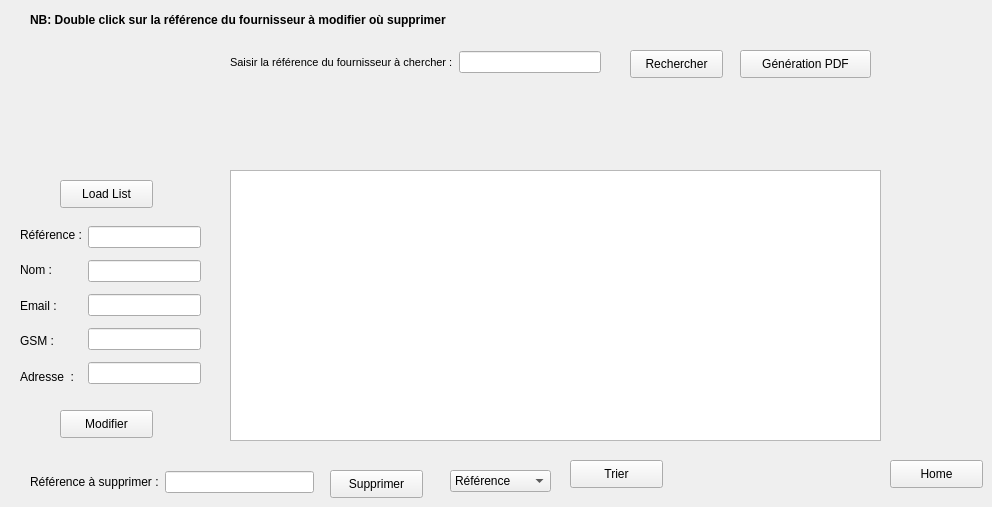
         <widget class="QWidget" name="Gestion">
          <attribute name="title">
           <string>Gestion des fournisseurs</string>
          </attribute>
          <widget class="QLabel" name="text_saisir_id_a_modifier_4">
           <property name="geometry">
            <rect>
             <x>30</x>
             <y>10</y>
             <width>551</width>
             <height>20</height>
            </rect>
           </property>
           <property name="font">
            <font>
             <pointsize>9</pointsize>
             <weight>75</weight>
             <bold>true</bold>
            </font>
           </property>
           <property name="text">
            <string>NB: Double click sur la référence du fournisseur à modifier où supprimer </string>
           </property>
          </widget>
          <widget class="QPushButton" name="modifierButton_4">
           <property name="geometry">
            <rect>
             <x>60</x>
             <y>410</y>
             <width>93</width>
             <height>28</height>
            </rect>
           </property>
           <property name="text">
            <string>Modifier</string>
           </property>
          </widget>
          <widget class="QWidget" name="layoutWidget_19">
           <property name="geometry">
            <rect>
             <x>20</x>
             <y>220</y>
             <width>181</width>
             <height>171</height>
            </rect>
           </property>
           <layout class="QHBoxLayout" name="saisie_8">
            <item>
             <layout class="QVBoxLayout" name="verticalLayout_33">
              <item>
               <widget class="QLabel" name="label_ref_7">
                <property name="text">
                 <string>Référence :</string>
                </property>
               </widget>
              </item>
              <item>
               <widget class="QLabel" name="label_nom_4">
                <property name="text">
                 <string>Nom :</string>
                </property>
               </widget>
              </item>
              <item>
               <widget class="QLabel" name="label_mail_4">
                <property name="text">
                 <string>Email :</string>
                </property>
               </widget>
              </item>
              <item>
               <widget class="QLabel" name="label_gsm_4">
                <property name="text">
                 <string>GSM :</string>
                </property>
               </widget>
              </item>
              <item>
               <widget class="QLabel" name="label_adresse_4">
                <property name="text">
                 <string>Adresse  :</string>
                </property>
               </widget>
              </item>
             </layout>
            </item>
            <item>
             <layout class="QVBoxLayout" name="verticalLayout_34">
              <item>
               <widget class="QLineEdit" name="lineEdit_reference_4"/>
              </item>
              <item>
               <widget class="QLineEdit" name="lineEdit_nomfour_4"/>
              </item>
              <item>
               <widget class="QLineEdit" name="lineEdit_email_4"/>
              </item>
              <item>
               <widget class="QLineEdit" name="lineEdit_gsmfour_4"/>
              </item>
              <item>
               <widget class="QLineEdit" name="lineEdit_ad_4"/>
              </item>
             </layout>
            </item>
           </layout>
          </widget>
          <widget class="QPushButton" name="homeButton_modifier_4">
           <property name="geometry">
            <rect>
             <x>890</x>
             <y>460</y>
             <width>93</width>
             <height>28</height>
            </rect>
           </property>
           <property name="text">
            <string>Home</string>
           </property>
          </widget>
          <widget class="QTableView" name="tableView_9">
           <property name="geometry">
            <rect>
             <x>230</x>
             <y>170</y>
             <width>651</width>
             <height>271</height>
            </rect>
           </property>
           <property name="font">
            <font>
             <weight>50</weight>
             <bold>false</bold>
            </font>
           </property>
           <property name="sortingEnabled">
            <bool>false</bool>
           </property>
          </widget>
          <widget class="QPushButton" name="supprimerButton_5">
           <property name="geometry">
            <rect>
             <x>330</x>
             <y>470</y>
             <width>93</width>
             <height>28</height>
            </rect>
           </property>
           <property name="text">
            <string>Supprimer</string>
           </property>
          </widget>
          <widget class="QWidget" name="layoutWidget_20">
           <property name="geometry">
            <rect>
             <x>30</x>
             <y>470</y>
             <width>284</width>
             <height>24</height>
            </rect>
           </property>
           <layout class="QHBoxLayout" name="horizontalLayout_27">
            <item>
             <widget class="QLabel" name="label_ref_8">
              <property name="text">
               <string>Référence à supprimer :</string>
              </property>
             </widget>
            </item>
            <item>
             <widget class="QLineEdit" name="supprimer_par_reference_5"/>
            </item>
           </layout>
          </widget>
          <widget class="QPushButton" name="LoadButton_2">
           <property name="geometry">
            <rect>
             <x>60</x>
             <y>180</y>
             <width>93</width>
             <height>28</height>
            </rect>
           </property>
           <property name="text">
            <string>Load List</string>
           </property>
          </widget>
          <widget class="QWidget" name="layoutWidget_21">
           <property name="geometry">
            <rect>
             <x>230</x>
             <y>50</y>
             <width>371</width>
             <height>24</height>
            </rect>
           </property>
           <layout class="QHBoxLayout" name="horizontalLayout_28">
            <item>
             <widget class="QLabel" name="text_saisir_id_a_rechercher_4">
              <property name="font">
               <font>
                <pointsize>8</pointsize>
                <weight>50</weight>
                <bold>false</bold>
               </font>
              </property>
              <property name="text">
               <string>Saisir la référence du fournisseur à chercher :</string>
              </property>
             </widget>
            </item>
            <item>
             <widget class="QLineEdit" name="recherche_par_reference_4"/>
            </item>
           </layout>
          </widget>
          <widget class="QPushButton" name="rechercherButton_4">
           <property name="geometry">
            <rect>
             <x>630</x>
             <y>50</y>
             <width>93</width>
             <height>28</height>
            </rect>
           </property>
           <property name="text">
            <string>Rechercher</string>
           </property>
          </widget>
          <widget class="QPushButton" name="PDFButton_4">
           <property name="geometry">
            <rect>
             <x>740</x>
             <y>50</y>
             <width>131</width>
             <height>28</height>
            </rect>
           </property>
           <property name="text">
            <string>Génération PDF</string>
           </property>
          </widget>
          <widget class="QPushButton" name="TrierButton">
           <property name="geometry">
            <rect>
             <x>570</x>
             <y>460</y>
             <width>93</width>
             <height>28</height>
            </rect>
           </property>
           <property name="text">
            <string>Trier</string>
           </property>
          </widget>
          <widget class="QComboBox" name="comboBox_2">
           <property name="geometry">
            <rect>
             <x>450</x>
             <y>470</y>
             <width>101</width>
             <height>22</height>
            </rect>
           </property>
           <item>
            <property name="text">
             <string>Référence</string>
            </property>
           </item>
           <item>
            <property name="text">
             <string>Nom</string>
            </property>
           </item>
           <item>
            <property name="text">
             <string>Email</string>
            </property>
           </item>
          </widget>
         </widget>
